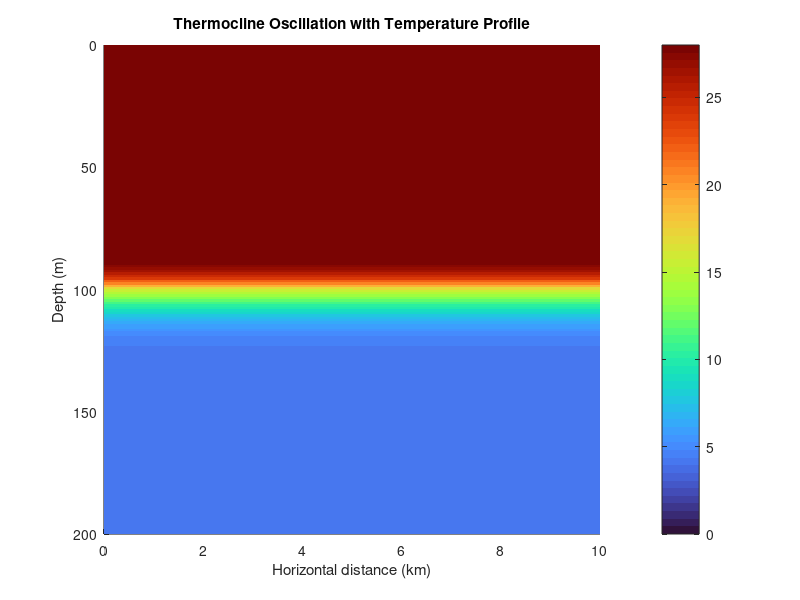

Recreate this plot in MATLAB. (Note: this script raises an error after producing the figure.)
function Animate_pendulum()
    % Parameters
    z0 = 100;                    % Mean thermocline depth (m)
    A = 10;                      % Oscillation amplitude (m)
    T = 12 * 3600;               % Period (12 hours)
    omega = 2 * pi / T;
    dt = 300;                    % Time step (5 min)
    total_time = 2 * 24 * 3600;  % Simulate 2 days
    t = 0:dt:total_time;

    % Domain
    z_min = 0; z_max = 200;      % Depth range
    x_min = 0; x_max = 10;       % Horizontal range (km)

    % Temperature parameters
    surface_temp = 28;
    deep_temp = 4;
    scale_surface = 7;
    scale_deep = 15;

    % Grids
    z = linspace(z_min, z_max, 200)';
    x = linspace(x_min, x_max, 100);
    [X, Z] = meshgrid(x, z);

    % Create figure
    fig = figure('Name', 'Realistic Thermocline Oscillation', 'NumberTitle', 'off', 'Color', 'w');
    colormap(turbo)
    hold on
    set(gca, 'YDir', 'reverse')
    ylim([z_min z_max])
    xlim([x_min x_max])
    xlabel('Horizontal distance (km)')
    ylabel('Depth (m)')
    title('Thermocline Oscillation with Temperature Profile')
    grid on

    % Seabed
    fill([x_min x_max x_max x_min], [z_max z_max z_max+5 z_max+5], [0.6 0.4 0.2], 'EdgeColor','none')

    % Initial thermocline
    z_thermo = z0 * ones(size(x));

    % Initial temperature field
    temp = compute_temp(Z, repmat(z_thermo, length(z), 1), surface_temp, deep_temp, scale_surface, scale_deep);
    h_temp = imagesc(x, z, temp, 'AlphaData', 0.9);
    set(gca, 'YDir', 'reverse')
    c = colorbar;
    c.Label.String = 'Temperature (°C)';
    clim([deep_temp surface_temp]);

    % Thermocline line
    h_thermo = plot(x, z_thermo, 'w-', 'LineWidth', 2);

    % 🎥 Set up video writer
    v = VideoWriter('thermocline_animation.mp4', 'MPEG-4');
    v.FrameRate = 10;  % Adjust as needed
    open(v);

    % Animation loop
    for i = 1:length(t)
        time = t(i);

        % Thermocline shape with internal wave patterns
        tide = A * sin(omega * time);
        wave1 = 5 * cos(2 * pi * x / 5 + omega * time);
        wave2 = 3 * sin(2 * pi * x / 2.5 + omega * time / 2);
        wave3 = 2 * sin(2 * pi * x / 1.7 - omega * time / 1.5);
        z_thermo = z0 + tide + wave1 + wave2 + wave3;

        % Add smoothed noise
        noise = movmean(randn(size(x)) * 0.5, 7);
        z_thermo = z_thermo + noise;

        % Update temperature field
        temp = compute_temp(Z, repmat(z_thermo, length(z), 1), surface_temp, deep_temp, scale_surface, scale_deep);
        set(h_temp, 'CData', temp);
        set(h_thermo, 'YData', z_thermo);

        % Timestamp (optional text)
        timestamp = sprintf('Time: %.1f hr', time/3600);
        tbox = text(x_max-1.8, z_min+10, timestamp, 'FontSize', 12, 'FontWeight', 'bold', ...
            'Color', 'w', 'BackgroundColor', 'k');

        drawnow;
        frame = getframe(fig);
        writeVideo(v, frame);
        delete(tbox);  % remove timestamp before next frame
    end

    close(v);
    disp('Animation saved as thermocline_animation.mp4');
end

function temp = compute_temp(Z, z_thermocline, surface_temp, deep_temp, scale_surface, scale_deep)
    % Computes temperature field based on thermocline depth
    temp = zeros(size(Z));
    ind_surf = Z <= z_thermocline;
    ind_deep = Z > z_thermocline;

    temp(ind_surf) = surface_temp - (surface_temp - deep_temp) * ...
        0.5 * (1 + erf((Z(ind_surf) - z_thermocline(ind_surf)) / scale_surface));

    temp(ind_deep) = deep_temp + (surface_temp - deep_temp) * ...
        0.5 * (1 - erf((Z(ind_deep) - z_thermocline(ind_deep)) / scale_deep));
end
